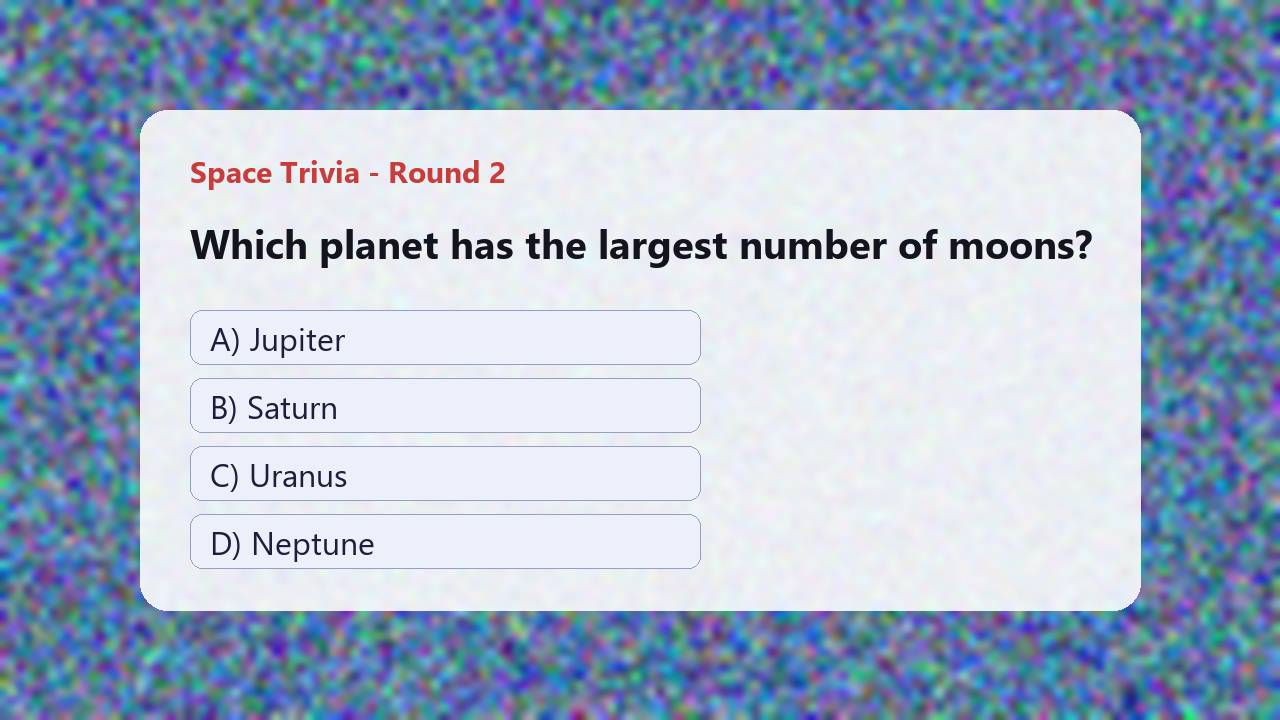
#> input picture backend/tests/fixtures/image_question.jpg, 1280 x 720 px; its folder holds only this picture in this run
$ python -i vision.py   (imports and definitions only)
#> lines starting #> are read from the running program, lines starting #| are printed output that depends on the picture
#> further down, picture is the input picture: shape (720, 1280, 3); mean B, G, R 202.4, 180.6, 165.5
"""Image and video question recognition.

Video/screen streams are expensive to OCR, so a frame is only OCR'd when:
  1. its content differs from the last OCR'd frame (frame-change detection), and
  2. motion has settled (or a max-wait expired) so animations are read once, not 30x/s, and
  3. the frame is not a near-duplicate (perceptual hash) of a recently OCR'd frame.
When only a sub-region changed, only that region is OCR'd and merged into the tracked text regions.
"""
from __future__ import annotations

import logging
import time
from collections import OrderedDict
from dataclasses import dataclass, field

import cv2
import numpy as np

from .models import Modality, Observation
from .ocr import TextBox, boxes_to_text, get_engine
from .text_utils import extract_questions

log = logging.getLogger(__name__)

SMALL_W = 320


def _small_gray(frame: np.ndarray) -> np.ndarray:
    h, w = frame.shape[:2]
#> h = 720; w = 1280
    g = cv2.cvtColor(frame, cv2.COLOR_BGR2GRAY) if frame.ndim == 3 else frame
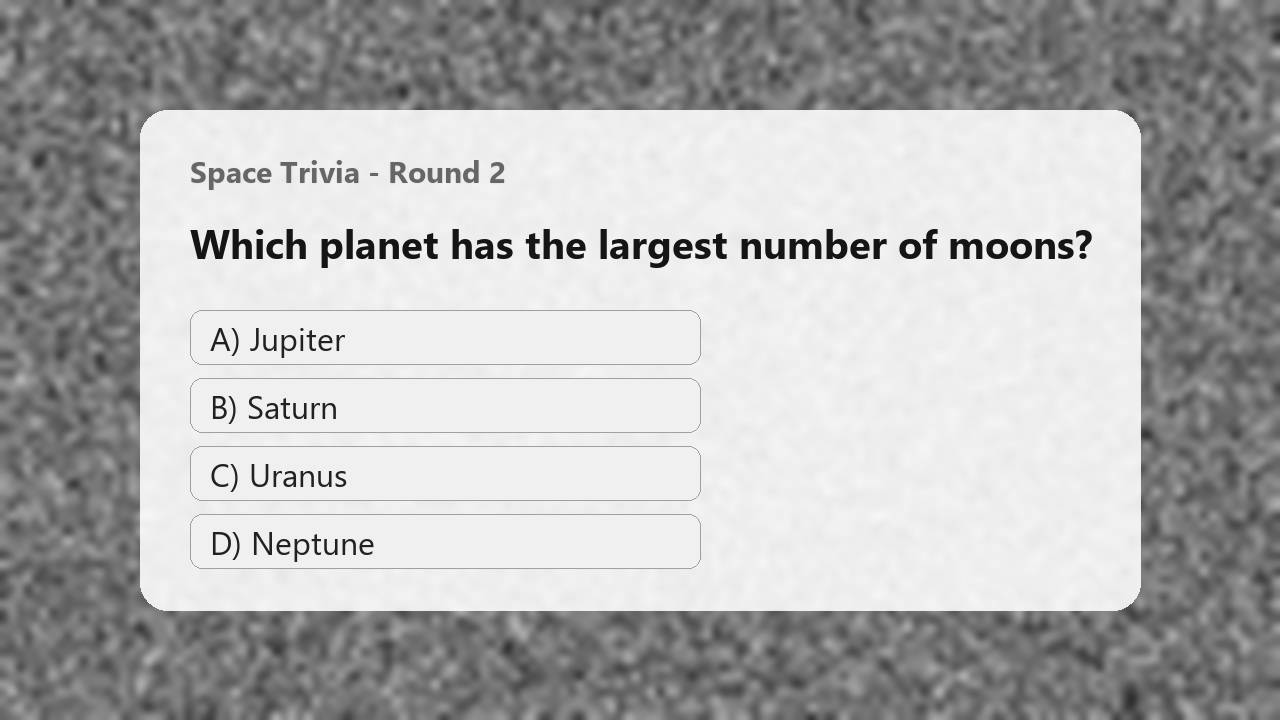
#> g: shape (720, 1280); min 1, max 255, mean 178.6
    g = cv2.resize(g, (SMALL_W, max(1, int(h * SMALL_W / w))), interpolation=cv2.INTER_AREA)
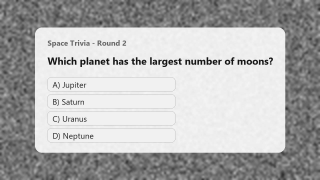
#> g: shape (180, 320); min 20, max 245, mean 178.6
    return cv2.GaussianBlur(g, (3, 3), 0)
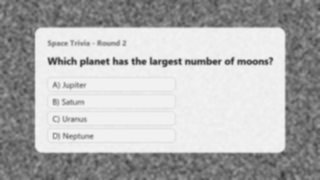
#> returned value: shape (180, 320); min 56, max 244, mean 178.6


# [4 lines left out: function dhash, not called in this run]


def hamming(a: int, b: int) -> int:
    return bin(a ^ b).count("1")


# [34 lines left out: functions _iou, observations_from_text, process_image, decode_image, not called in this run]


@dataclass
class Track:
    tid: int
    box: TextBox
    first_frame: int
    last_frame: int


@dataclass
class VideoStats:
    frames_seen: int = 0
    skipped_static: int = 0
    skipped_in_motion: int = 0
    dedup_hits: int = 0
    ocr_full: int = 0
    ocr_region: int = 0
    text_changes: int = 0

    @property
    def ocr_calls(self) -> int:
        return self.ocr_full + self.ocr_region

    def to_dict(self) -> dict:
        return {**self.__dict__, "ocr_calls": self.ocr_calls}


@dataclass
class VideoStreamProcessor:
    stream_id: str
    change_threshold: float = 0.003     # fraction of pixels that must change vs last OCR'd frame
    motion_threshold: float = 0.002     # below this vs previous sample = "settled"
    max_wait_s: float = 1.0             # OCR anyway if content keeps moving this long
    region_max_fraction: float = 0.45   # region-only OCR when change bbox is smaller than this
    lang_hint: str | None = None
    stats: VideoStats = field(default_factory=VideoStats)

    # [8 lines left out: function __post_init__, not called in this run]

    @property
    def tracks(self) -> list[Track]:
        return self._tracks

    # [142 lines left out: functions _assign_tracks, _bands, flush, process_frame, iter_video, not called in this run]

>>> import cv2
>>> picture = cv2.imread('../tests/fixtures/image_question.jpg')
>>> result = _small_gray(picture)

$ run again, on backend/tests/fixtures/image_math.png
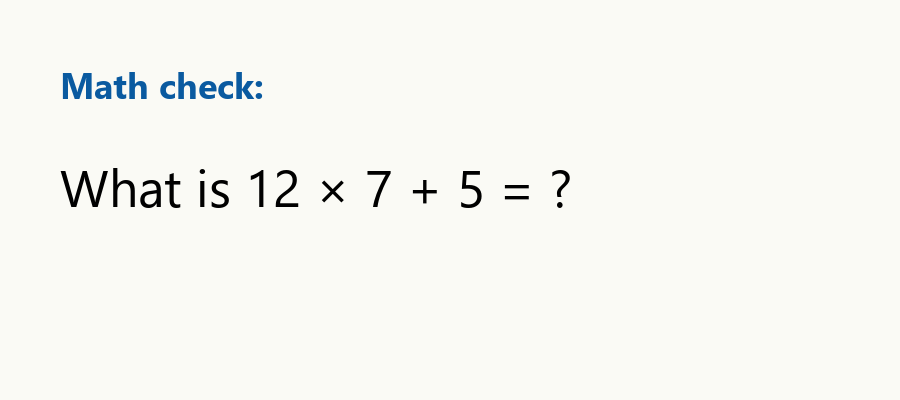
#> input picture backend/tests/fixtures/image_math.png, 900 x 400 px
#> picture is the input picture: shape (400, 900, 3); mean B, G, R 242.2, 246.7, 246.2
#> in _small_gray, `g = cv2.resize(g, (SMALL_W, max(1, int(h * SMALL_W / w))), interpolati..`:
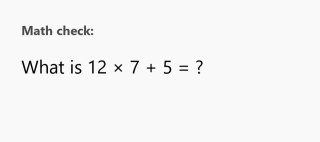
#> g: shape (142, 320); min 0, max 249, mean 245.6
#> in _small_gray, `return cv2.GaussianBlur(g, (3, 3), 0)`:
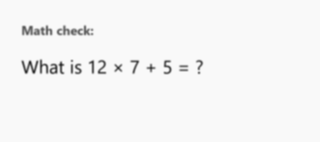
#> returned value: shape (142, 320); min 46, max 249, mean 245.6
